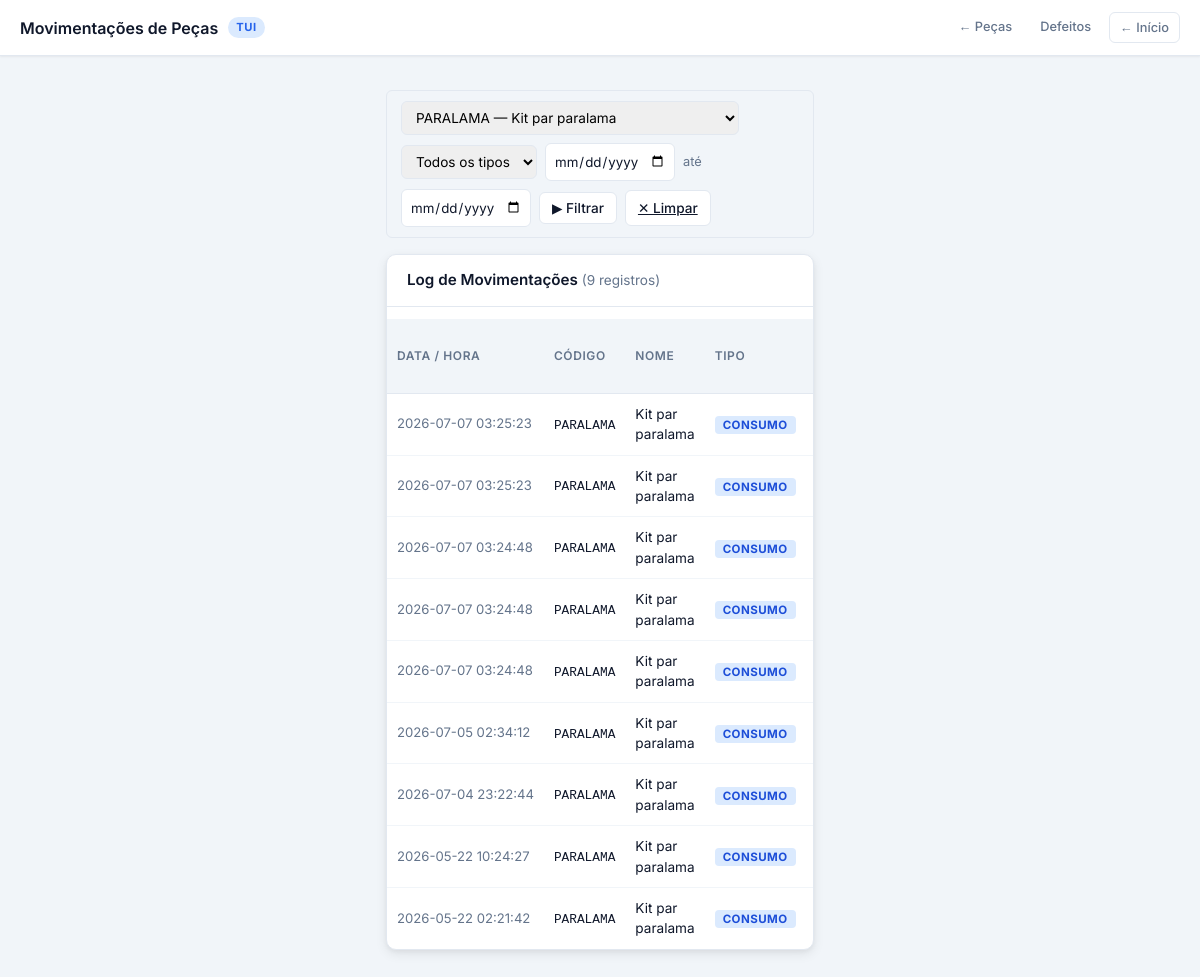
Before: /pecas/movimentacoes?peca_id=4 with the older database file.
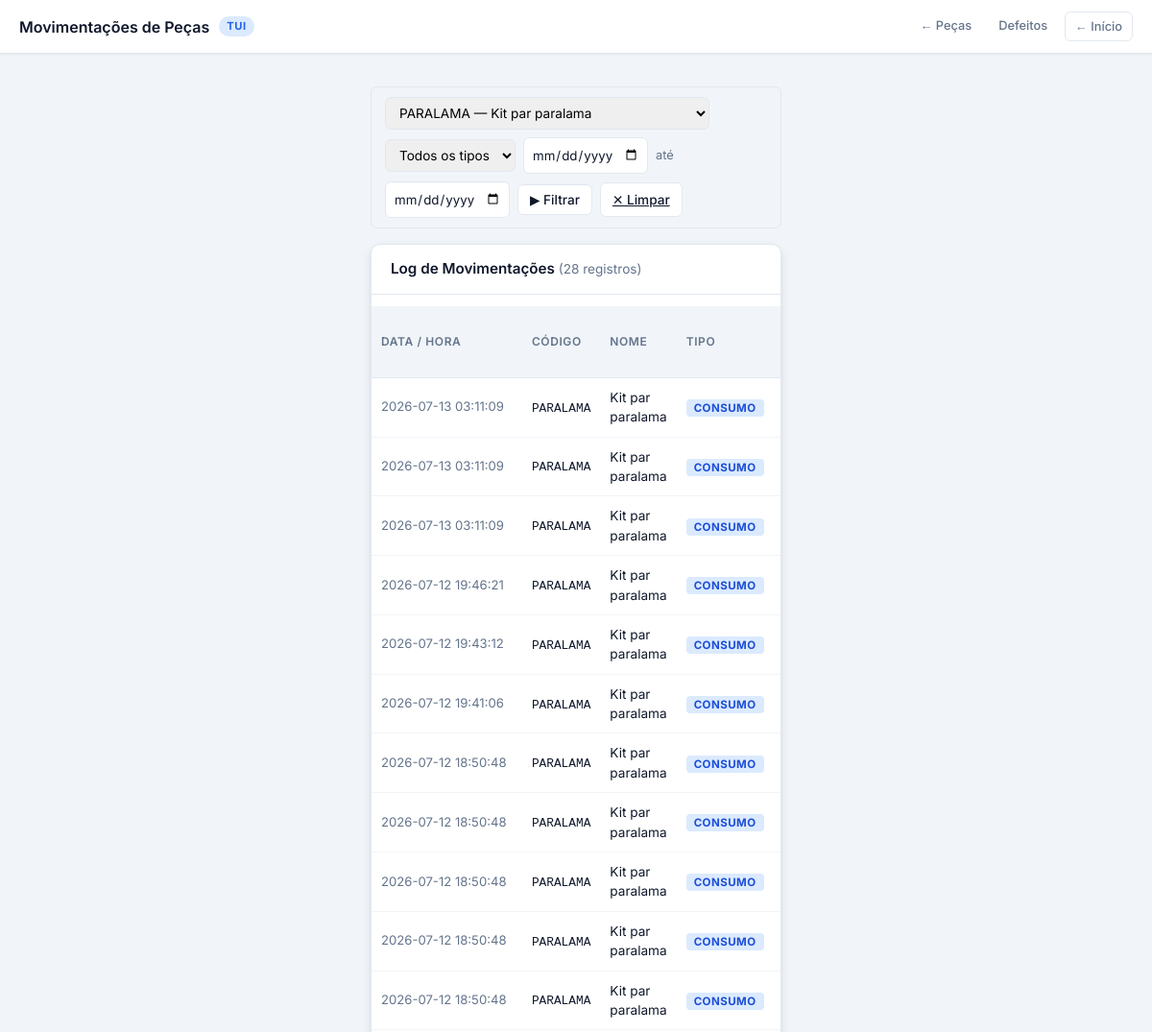
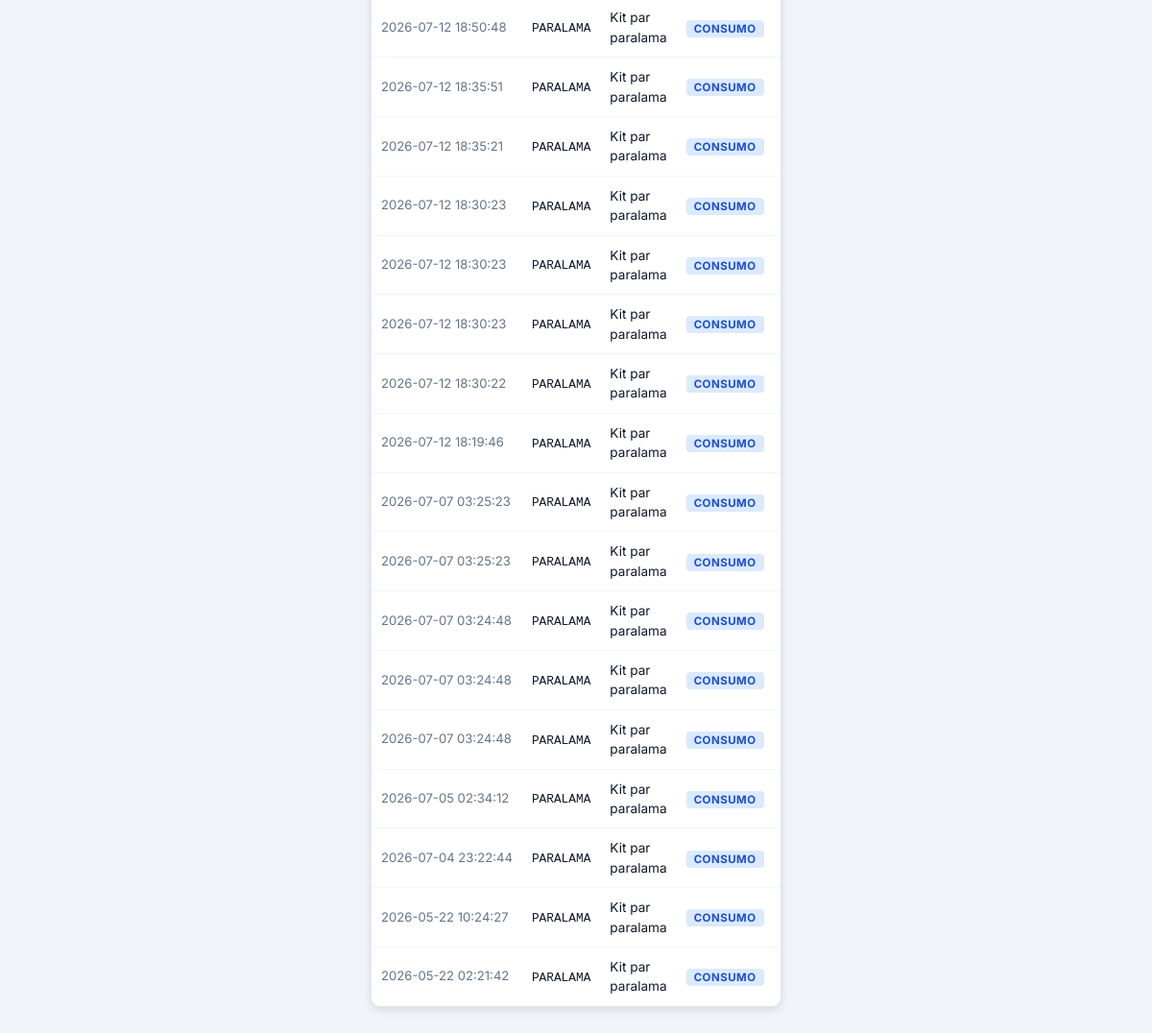
After: the same page with the newer database file (2 pictures, top to bottom).
### tables this page shows
CREATE TABLE movimentacoes_peca (
            id             INTEGER PRIMARY KEY AUTOINCREMENT,
            peca_id        INTEGER NOT NULL REFERENCES pecas(id),
            cor            TEXT DEFAULT NULL,
            tipo           TEXT NOT NULL,
            quantidade     INTEGER NOT NULL,
            motivo_detalhe TEXT DEFAULT '',
            num_pedido     TEXT DEFAULT '',
            num_lote       TEXT DEFAULT '',
            modelo_scooter TEXT DEFAULT NULL,
            data_hora      TIMESTAMP DEFAULT (strftime('%Y-%m-%d %H:%M:%S','now','localtime'))
        );

CREATE TABLE pecas (
            id               INTEGER PRIMARY KEY AUTOINCREMENT,
            codigo           TEXT UNIQUE NOT NULL,
            nome             TEXT NOT NULL,
            origem           TEXT NOT NULL,
            container_tipo   TEXT DEFAULT 'PADRAO',
            tem_variacao_cor INTEGER DEFAULT 0,
            peca_pai_id      INTEGER REFERENCES pecas(id),
            ativo            INTEGER DEFAULT 1
        , custo_unitario REAL DEFAULT 0);

### app/routes/pecas.py (the view)
@pecas_bp.route('/pecas/movimentacoes')
def movimentacoes():
    peca_id_filtro = request.args.get('peca_id', '').strip()
    tipo_filtro    = request.args.get('tipo', '').strip()
    data_inicio    = request.args.get('data_inicio', '').strip()
    data_fim       = request.args.get('data_fim', '').strip()
    mov = models.consultar_movimentacoes(
        peca_id    = int(peca_id_filtro) if peca_id_filtro else None,
        tipo       = tipo_filtro or None,
        data_inicio= data_inicio or None,
        data_fim   = data_fim or None,
    )
    pecas_lista = models.listar_pecas(apenas_ativas=True)
    return render_template(
        'pecas/movimentacoes.html',
        movimentacoes=mov,
        pecas_lista=pecas_lista,
        peca_id_filtro=peca_id_filtro,
        tipo_filtro=tipo_filtro,
        data_inicio=data_inicio,
        data_fim=data_fim,
    )

### app/models/connection.py (called while the page is built)
def get_connection():
    conn = sqlite3.connect(NOME_BANCO_DE_DADOS)
    conn.row_factory = sqlite3.Row
    return conn

### app/models/peca.py (called while the page is built)
def listar_pecas(apenas_ativas=True, apenas_raiz=False):
    conn = get_connection()
    conditions = []
    if apenas_ativas:
        conditions.append("p.ativo = 1")
    if apenas_raiz:
        conditions.append("p.peca_pai_id IS NULL")
    where = ("WHERE " + " AND ".join(conditions)) if conditions else ""
    query = f"""
        SELECT p.id, p.codigo, p.nome, p.origem, p.container_tipo,
               p.tem_variacao_cor, p.peca_pai_id, p.ativo,
               p.custo_unitario,
               COALESCE(SUM(ep.quantidade), 0) AS estoque_total
        FROM pecas p
        LEFT JOIN estoque_pecas ep ON ep.peca_id = p.id
        {where}
        GROUP BY p.id
        ORDER BY p.nome
    """
    rows = conn.execute(query).fetchall()
    conn.close()
    return [dict(row) for row in rows]

### app/templates/pecas/movimentacoes.html (shortened to what this page needs)
<!DOCTYPE html>
<html lang="pt-br">
<head>
    <link rel="stylesheet" href="{{ url_for('static', filename='css/style.css') }}">
</head>
<body>
<header class="page-header">
    <div class="page-header-title">
        Movimentações de Peças
        <span class="badge">TUI</span>
    </div>
    <div class="page-nav-links">
        <a href="{{ url_for('pecas') }}">← Peças</a>
        <a href="{{ url_for('defeitos_pecas') }}">Defeitos</a>
        <a href="{{ url_for('landing_page') }}" class="btn-back">← Início</a>
    </div>
</header>
<div class="container">
    <div class="filter-controls">
        <form method="get" action="{{ url_for('movimentacoes_pecas') }}"
              style="display:flex; align-items:center; gap:8px; flex-wrap:wrap;
                     background:none; box-shadow:none; margin:0; padding:0; border-radius:0;">
            <select name="peca_id" style="padding:7px 10px; border:1.5px solid var(--border);
                    border-radius:var(--radius-sm); font-family:inherit; font-size:0.85rem;">
                {% for p in pecas_lista %}
                <option value="{{ p.id }}" {% if peca_id_filtro == p.id|string %}selected{% endif %}>
                    {{ p.codigo }} — {{ p.nome }}
                </option>
                {% endfor %}
            </select>
            <select name="tipo" style="padding:7px 10px; border:1.5px solid var(--border);
                    border-radius:var(--radius-sm); font-family:inherit; font-size:0.85rem;">
                <option value="">Todos os tipos</option>
            </select>
            <input type="date" name="data_inicio" value="{{ data_inicio }}"
                   class="month-picker" style="width:130px;" title="Data início">
            <span style="color:var(--text-muted); font-size:0.8rem;">até</span>
            <input type="date" name="data_fim" value="{{ data_fim }}"
                   class="month-picker" style="width:130px;" title="Data fim">
            <button type="submit" class="btn" style="padding:7px 12px; font-size:0.85rem;">▶ Filtrar</button>
            <a href="{{ url_for('movimentacoes_pecas') }}" class="btn"
               style="padding:7px 12px; font-size:0.85rem;">✕ Limpar</a>
        </form>
    </div>
    <div style="background:var(--card); border-radius:var(--radius); box-shadow:var(--shadow-md);
                margin-top:16px; overflow:hidden; border:1px solid var(--border);">
        <div style="padding:14px 20px; border-bottom:1px solid var(--border); display:flex;
                    align-items:center; justify-content:space-between;">
            <h2 style="font-size:0.95rem; font-weight:600; margin:0;">
                Log de Movimentações
                <span style="font-weight:400; color:var(--text-muted); font-size:0.85rem;">
                    ({{ movimentacoes|length }} registros)
                </span>
            </h2>
        </div>
        <div style="overflow-x:auto;">
            <table>
                <thead>
                    <tr>
                        <th>Data / Hora</th>
                        <th>Código</th>
                        <th>Nome</th>
                        <th>Tipo</th>
                        <th>Cor</th>
                    </tr>
                </thead>
                <tbody>
                    {% for m in movimentacoes %}
                    <tr>
                        <td style="white-space:nowrap; color:var(--text-muted); font-size:0.82rem;">
                            {{ m.data_hora }}
                        </td>
                        <td><code style="font-size:0.8rem;">{{ m.codigo }}</code></td>
                        <td>{{ m.nome }}</td>
                        <td>
                            <span class="badge-tipo tipo-{{ m.tipo | lower }}">{{ m.tipo }}</span>
                        </td>
                        <td>{{ m.cor or '—' }}</td>
                    </tr>
                    {% else %}
                    <tr>
                        <td colspan="9" style="text-align:center; color:var(--text-muted); padding:32px;">
                            Nenhuma movimentação no período selecionado.
                        </td>
                    </tr>
                    {% endfor %}
                </tbody>
            </table>
        </div>
    </div>
</div>
</body>
</html>

### app/static/css/style.css (style rules this page uses)
:root { --primary: #2563eb; --primary-dark: #1d4ed8; --primary-light: #dbeafe; --success: #10b981; --success-dark: #059669; --danger: #ef4444; --danger-dark: #dc2626; --warning: #f59e0b; --warning-dark: #d97706; --surface: #f1f5f9; --card: #ffffff; --text: #0f172a; --text-muted: #64748b; --border: #e2e8f0; --radius: 10px; --radius-sm: 6px; --radius-lg: 14px; --shadow-sm: 0 1px 2px rgba(0,0,0,0.06); --shadow: 0 1px 3px rgba(0,0,0,0.10), 0 1px 2px rgba(0,0,0,0.06); --shadow-md: 0 4px 12px rgba(0,0,0,0.08), 0 2px 4px rgba(0,0,0,0.04); --shadow-lg: 0 10px 30px rgba(0,0,0,0.10), 0 4px 10px rgba(0,0,0,0.05); }
*, *::before, *::after { box-sizing: border-box; }
body { font-family: 'Inter', sans-serif; margin: 0; background-color: var(--surface); color: var(--text); font-size: 15px; line-height: 1.5; }
h1, h2, h3 { margin: 0; font-weight: 600; }
.page-header { background: var(--card); border-bottom: 1px solid var(--border); padding: 0 20px; display: flex; align-items: center; justify-content: space-between; height: 56px; position: sticky; top: 0; z-index: 100; box-shadow: var(--shadow-sm); }
.page-header-title { font-size: 1rem; font-weight: 600; color: var(--text); display: flex; align-items: center; gap: 10px; }
.page-header-title .badge { background: var(--primary-light); color: var(--primary); font-size: 0.7rem; font-weight: 700; padding: 2px 8px; border-radius: 999px; text-transform: uppercase; letter-spacing: 0.05em; }
.btn-back { display: inline-flex; align-items: center; gap: 6px; text-decoration: none; color: var(--text-muted); font-size: 0.875rem; font-weight: 500; padding: 6px 12px; border-radius: var(--radius-sm); border: 1px solid var(--border); background: var(--card); transition: all 0.15s ease; }
.page-nav-links { display: flex; gap: 8px; }
.page-nav-links a { text-decoration: none; color: var(--text-muted); font-size: 0.8rem; font-weight: 500; padding: 5px 10px; border-radius: var(--radius-sm); transition: all 0.15s; }
.container { width: 100%; max-width: 460px; margin: 0 auto; padding: 20px 16px 40px; }
form { background: var(--card); border-radius: var(--radius-lg); box-shadow: var(--shadow-md); margin-bottom: 20px; overflow: hidden; }
.btn { padding: 9px 12px; border: 1.5px solid var(--border); background: var(--card); border-radius: var(--radius-sm); cursor: pointer; font-size: 0.9rem; font-family: inherit; color: var(--text); font-weight: 500; transition: all 0.15s ease; flex: 1; min-height: 42px; text-align: center; }
table { width: 100%; font-size: 0.85rem; border-collapse: collapse; margin-top: 12px; }
thead th { padding: 10px 10px; text-align: left; font-size: 0.75rem; font-weight: 600; text-transform: uppercase; letter-spacing: 0.05em; color: var(--text-muted); background: var(--surface); border-bottom: 1px solid var(--border); }
tbody td { padding: 10px 10px; border-bottom: 1px solid #f1f5f9; color: var(--text); vertical-align: middle; }
tbody tr:last-child td { border-bottom: none; }
.filter-controls { display: flex; flex-wrap: wrap; align-items: center; gap: 8px; background: var(--surface); padding: 10px 14px; border-radius: var(--radius-sm); margin-top: 14px; border: 1px solid var(--border); }
.filter-controls .btn { flex: none; padding: 6px 12px; font-size: 0.8rem; min-height: auto; }
.month-picker { padding: 8px; border: 1.5px solid var(--border); border-radius: var(--radius-sm); font-family: inherit; color: var(--text); cursor: pointer; background: var(--card); height: 38px; }

### app/templates/pecas/movimentacoes.html (style rules this page uses)
.badge-tipo { font-size: 0.72rem; font-weight: 700; padding: 2px 8px; border-radius: 4px; letter-spacing: .04em; }
.tipo-consumo { background: #dbeafe; color: #1d4ed8; }

Changed rows visible on the page:
added movimentacoes_peca: data_hora "2026-07-13 03:11:09", codigo "PARALAMA", nome "Kit par paralama", tipo "CONSUMO"
added movimentacoes_peca: data_hora "2026-07-13 03:11:09", codigo "PARALAMA", nome "Kit par paralama", tipo "CONSUMO"
added movimentacoes_peca: data_hora "2026-07-13 03:11:09", codigo "PARALAMA", nome "Kit par paralama", tipo "CONSUMO"
added movimentacoes_peca: data_hora "2026-07-12 19:46:21", codigo "PARALAMA", nome "Kit par paralama", tipo "CONSUMO"
added movimentacoes_peca: data_hora "2026-07-12 19:43:12", codigo "PARALAMA", nome "Kit par paralama", tipo "CONSUMO"
added movimentacoes_peca: data_hora "2026-07-12 19:41:06", codigo "PARALAMA", nome "Kit par paralama", tipo "CONSUMO"
added movimentacoes_peca: data_hora "2026-07-12 18:50:48", codigo "PARALAMA", nome "Kit par paralama", tipo "CONSUMO"
added movimentacoes_peca: data_hora "2026-07-12 18:50:48", codigo "PARALAMA", nome "Kit par paralama", tipo "CONSUMO"
added movimentacoes_peca: data_hora "2026-07-12 18:50:48", codigo "PARALAMA", nome "Kit par paralama", tipo "CONSUMO"
added movimentacoes_peca: data_hora "2026-07-12 18:50:48", codigo "PARALAMA", nome "Kit par paralama", tipo "CONSUMO"
added movimentacoes_peca: data_hora "2026-07-12 18:50:48", codigo "PARALAMA", nome "Kit par paralama", tipo "CONSUMO"
added movimentacoes_peca: data_hora "2026-07-12 18:50:48", codigo "PARALAMA", nome "Kit par paralama", tipo "CONSUMO"
added movimentacoes_peca: data_hora "2026-07-12 18:35:51", codigo "PARALAMA", nome "Kit par paralama", tipo "CONSUMO"
added movimentacoes_peca: data_hora "2026-07-12 18:35:21", codigo "PARALAMA", nome "Kit par paralama", tipo "CONSUMO"
added movimentacoes_peca: data_hora "2026-07-12 18:30:23", codigo "PARALAMA", nome "Kit par paralama", tipo "CONSUMO"
added movimentacoes_peca: data_hora "2026-07-12 18:30:23", codigo "PARALAMA", nome "Kit par paralama", tipo "CONSUMO"
added movimentacoes_peca: data_hora "2026-07-12 18:30:23", codigo "PARALAMA", nome "Kit par paralama", tipo "CONSUMO"
added movimentacoes_peca: data_hora "2026-07-12 18:30:22", codigo "PARALAMA", nome "Kit par paralama", tipo "CONSUMO"
added movimentacoes_peca: data_hora "2026-07-12 18:19:46", codigo "PARALAMA", nome "Kit par paralama", tipo "CONSUMO"
Other visible differences:
{{ movimentacoes|length }}: "9" → "28"
